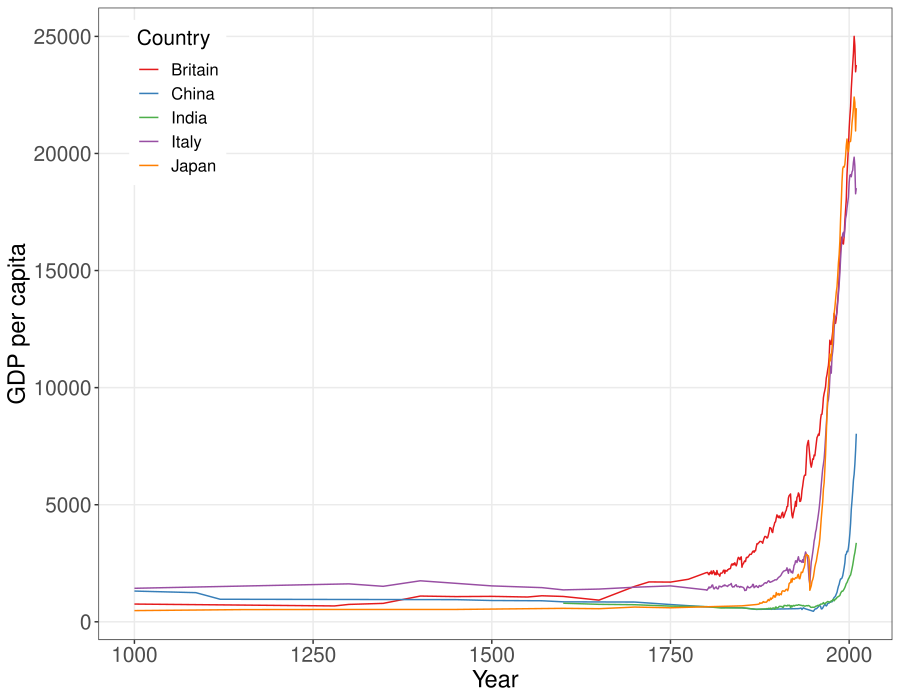

Here is the R script that generated this plot:
#' Graph Designer(s): Simon Halliday, Scott Cohn
#' Authors: Bowles and Halliday
#' Title: Coordination, Conflict and Competition: A Text in Microeconomics

library("tidyverse")
library("dplyr")
library("ggthemes")

GDPData <- read_csv("capitalism/data/GDPData.csv")
grays <- gray.colors(25, start = 1, end = 0, alpha = 1)

# Wrangle -----------------------------------------------------------------

# GDP2 <- 
#   GDPData %>%
#   mutate(China = parse_number(`China GDP per capita`), 
#          Britain = parse_number(`Britain GDP per capita`), 
#          Italy = parse_number(`Italy GDP per capita`), 
#          Japan = parse_number(`Japan GDP per capita`), 
#          India = parse_number(`India GDP per capita`)) 
GDP2 <- 
  GDPData %>%
  rename("China" = "China GDP per capita", 
         "Britain" = "Britain GDP per capita", 
         "Italy" = "Italy GDP per capita", 
         "Japan" = "Japan GDP per capita", 
         "India" = "India GDP per capita") 

GDP3 <- 
  GDP2 %>%
  select(Year, China, Britain, Italy, Japan, India) %>% 
  gather(country, gdp, China:India) # wide to long

history <- data.frame(year = c(1334, 1350, 1680, 1776, 1793, 1867, 1989), 
                      event = c("Ibn Battuta Visits India", 
                                "Bubonic Plague Strikes Europe", 
                                "Haiti & Cuba Richer than US Colonies", 
                                "Adam Smith's Wealth of Nations Published", 
                                "India Colonized by British", 
                                "Marx publishes Capital", 
                                "End of Soviet Rule; Market Reforms in China & Russia"), 
                      country = c("India", "Italy", "Britain", 
                                  "Britain", "India", "Britain", "China"))

# Plot --------------------------------------------------------------------

plotGDP <- GDP3 %>% 
  ggplot(aes(x = Year, y = gdp, color = country)) +
  geom_line() + 
  scale_color_brewer(palette = "Set1") + 
  labs(x = "Year", y = "GDP per capita", color = "Country") +
  # annotate(geom = "text", x = 1280, y = 5000, label = "Ibn Battuta \nvisits India \n(1334)") +
  # annotate(
  #   geom = "curve", x = 1280, y = 3500, xend = 1334, yend = 1000, 
  #   curvature = 0, arrow = arrow(length = unit(2, "mm"))
  # ) +
  # annotate(geom = "text", x = 1430, y = 5000, label = "Bubonic plague \nstrikes Europe \n(1350)") +
  # annotate(
  #   geom = "curve", x = 1430, y = 3500, xend = 1350, yend = 1000, 
  #   curvature = 0, arrow = arrow(length = unit(2, "mm"))
  # ) +
  # annotate(geom = "text", x = 1550, y = 8500, label = "Haiti & Cuba \nricher than \nUS colonies \n(1680)") +
  # annotate(
  #   geom = "curve", x = 1550, y = 6200, xend = 1680, yend = 1000, 
  #   curvature = 0, arrow = arrow(length = unit(2, "mm"))
  # ) +
  # annotate(geom = "text", x = 1680, y = 13000, label = "Adam Smith's \nWealth of Nations \npublished \n(1776)") +
  # annotate(
  #   geom = "curve", x = 1680, y = 11000, xend = 1776, yend = 2000, 
  #   curvature = 0, arrow = arrow(length = unit(2, "mm"))
  # ) +
  # annotate(geom = "text", x = 1800, y = 9000, label = "India \ncolonized \nby British \n(1793)") +
  # annotate(
  #   geom = "curve", x = 1800, y = 6700, xend = 1793, yend = 1000, 
  #   curvature = 0, arrow = arrow(length = unit(2, "mm"))
  # ) +
  # annotate(geom = "text", x = 1880, y = 13000, label = "Marx \npublishes \nCapital \n(1867)") +
  # annotate(
  #   geom = "curve", x = 1880, y = 10700, xend = 1880, yend = 3700, 
  #   curvature = 0, arrow = arrow(length = unit(2, "mm"))
  # ) +
  # annotate(geom = "text", x = 1900, y = 17000, label = "End of Soviet rule; \nmarket reforms in \nChina & Russia \n(1989)") +
  # annotate(
  #   geom = "curve", x = 1920, y = 15000, xend = 1989, yend = 3700, 
  #   curvature = -0.1, arrow = arrow(length = unit(2, "mm"))
  # ) +
  # xlim(1250, max(GDP3$Year)) + 
  theme_bw() + 
  theme(panel.grid.minor = element_blank(),
        legend.position = c(0.1, 0.85),
        legend.text = element_text(size = 12),
        legend.title = element_text(size = 14),
        axis.text = element_text(size = 13),
        axis.title = element_text(size = 16))

ggsave("capitalism/gdp.pdf", height = 7, width = 9, units = "in")
